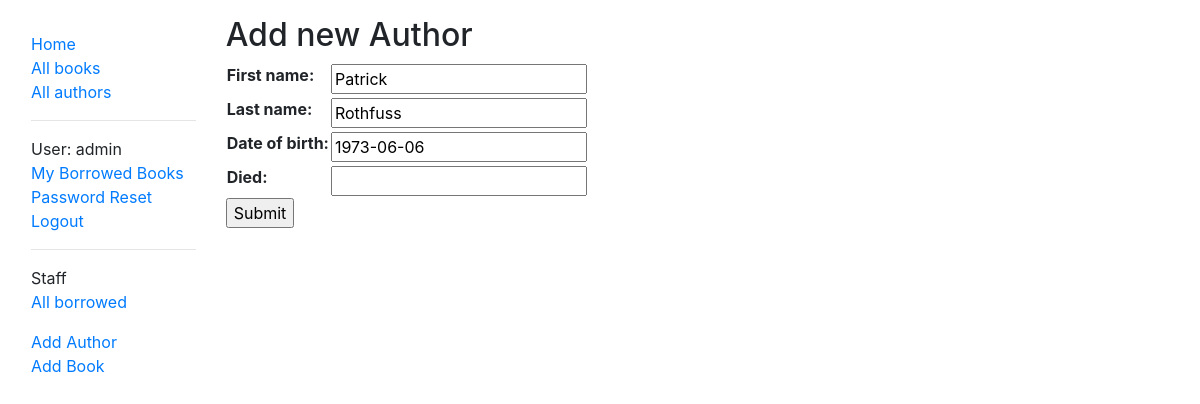
Screenshot of /catalog/author/1/update/ (signed in) with the database file from the repository.
### catalog/models.py (models this page shows, shortened)
class Author(models.Model):
    first_name = models.CharField(max_length=100)
    last_name = models.CharField(max_length=100)
    date_of_birth = models.DateField(null=True, blank=True)
    date_of_death = models.DateField('Died', null=True, blank=True)
    class Meta:
        ordering = ['last_name', 'first_name']

### catalog/views.py (the view)
# urls.py: path('author/<int:pk>/update/', views.AuthorUpdate.as_view(), name='author_update'),
class AuthorUpdate(PermissionRequiredMixin, UpdateView):
    model = Author
    fields = ['first_name', 'last_name', 'date_of_birth', 'date_of_death']
    permission_required = 'catalog.can_mark_returned'

### templates/catalog/author_form.html (shortened to what this page needs)
{% extends "base_generic.html" %}
{% block content %}
<h2>Add new Author</h2>
<form action="" method="post">
    <table>
    {{ form.as_table }}
    </table>
    <input type="submit" value="Submit" />
</form>
{% endblock %}

### templates/base_generic.html (shortened to what this page needs)
<!DOCTYPE html>
<html lang="en">
<head>
  <link rel="stylesheet" href="https://stackpath.bootstrapcdn.com/bootstrap/4.1.3/css/bootstrap.min.css"
>
  {% load static %}
  <link rel="stylesheet" href="{% static 'css/styles.css' %}">
</head>
<body>
  <div class="container-fluid">
    <div class="row">
      <div class="col-sm-2">
        {% block sidebar %}
        <ul class="sidebar-nav list-unstyled">
          <li><a href="{% url 'index' %}">Home</a></li>
          <li><a href="{% url 'books' %}">All books</a></li>
          <li><a href="{% url 'authors' %}">All authors</a></li>
        </ul>
        <hr>
        <ul class="sidebar-nav list-unstyled">
          {% if user.is_authenticated %}
          <li>User: {{ user.get_username }}</li>
          <li><a href="{% url 'my-borrowed' %}">My Borrowed Books</a></li>
          <li><a href="{% url 'password_reset' %}">Password Reset</a></li>
          <li><a href="{% url 'logout'%}">Logout</a></li>
          {% else %}
          <li><a href="{% url 'login' %}">Login</a></li>
          <li><a href="{% url 'register' %}">Sign-Up</a></li>
          {% endif %}
        </ul>
        {% if user.is_staff or perms.catalog %}
        <hr>
        <ul class="sidebar-nav list-unstyled">
          <li>Staff</li>
          {% if perms.catalog.can_mark_returned %}
          <li><a href="{% url 'all-borrowed' %}">All borrowed</a></li>
          {% endif %}
        </ul>
        <ul class="sidebar-nav list-unstyled">
          <li><a href="{% url 'author_create' %}">Add Author</a></li>
          <li><a href="{% url 'book_create' %}">Add Book</a></li>
        </ul>
        {% endif %}
        {% endblock %}
      </div>
      <div class="col-sm-10 ">{% block content %}{% endblock %}
      </div>
    </div>
  </div>
</body>
</html>

### static/css/styles.css (style rules this page uses)
:root { padding: 1rem; }
.sidebar-nav { margin-top: 1rem; padding: 0; list-style: none; }

### rows the page displays
Author: first_name "Patrick", last_name "Rothfuss", date_of_birth "1973-06-06"

### other values shown
{{ user.get_username }} "admin"
